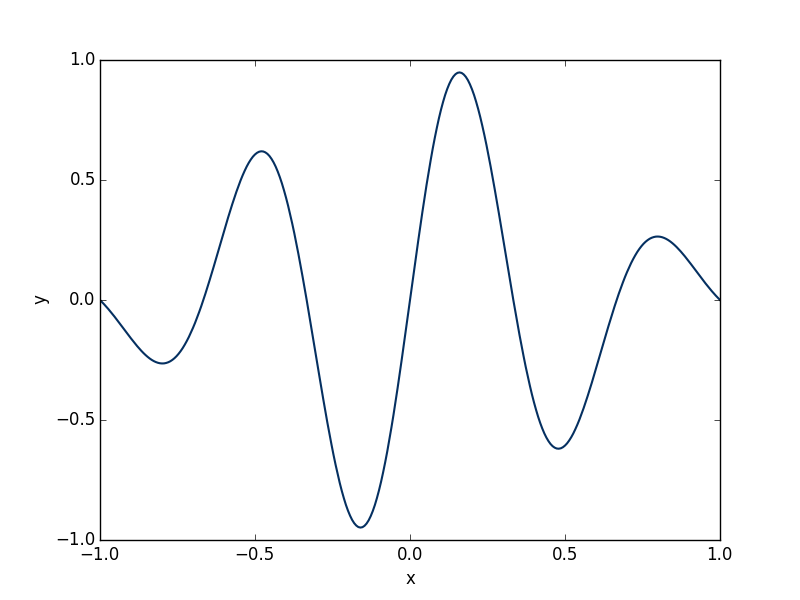

Generate this figure with Python:
# Excercise 6.3
# Author: Noah Waterfield Price (w/slight modifications by Mark Yashar, 11/5/2015)

# Look up the documentation of numpy.load.txt function and use it to load file data 
# in Exercise 6.1 into arrays.

"""
The file xy.dat contains 2 columns of numbers, corresponding to x and y coordinates on a curve.
The start of file looks like this:

-1.0000       -0.0000
-0.9933       -0.0087
-0.9867       -0.0179
-0.9800       -0.0274
-0.9733       -0.0374
-0.9667       -0.0477

Make program that reads 1st column into list x & 2nd column into list y. Then convert lists to 
arrays, & plot curve. Print out max. and min. y coordinates.
"""

import matplotlib.pyplot as plt
import numpy as np

x, y = np.loadtxt('xy.dat', unpack=True)

print 'Minimum x value = %f' % x.min()
print 'Maximum x value = %f' % x.max()
print 'Minimum y value = %f' % y.min()
print 'Maximum y value = %f' % y.max()

plt.plot(x, y, color='#053061', linewidth=1.5)
plt.xlabel('x')
plt.ylabel('y')
plt.savefig('read_2columns_loadtxt.png')
plt.show()


"""
Sample run:
python read_2columns_loadtxt.py
Minimum x value = -1.000000
Maximum x value = 1.000000
Minimum y value = -0.948200
Maximum y value = 0.948200
"""
